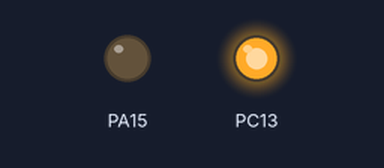
Bench run of a sketch on a simulated STM32 Blue Pill. Shown: output pins drawn as LEDs (lit = HIGH). The modem accepts every AT command (registered, SIM ready, sends succeed) and sends nothing else.

Above: at 0.1 s.
At 12.6 s:
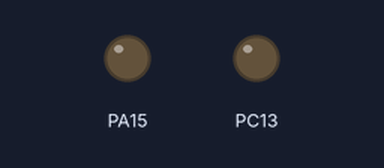
Timing chart, 0 to 14.1 s (numbered marks = the images above):
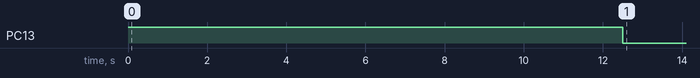

The sketch:

wifi-control.ino
```cpp
char SSID[]="sesrv";
char PASSWD[]="0434043402320232";
int state=0;
void connect()
{
  //Serial1.println("AT+RST");
  //delay(3000);
  Serial1.println("AT+CWMODE=1");
  delay(500);
  Serial1.print("AT+CWJAP=\"");
  Serial1.print(SSID);
  Serial1.print("\",\"");
  Serial1.print(PASSWD);
  Serial1.println("\"");
  delay(10000);
  Serial1.println("AT+CIFSR");
  delay(500);
  Serial1.println("AT+CIPMUX=1");
  delay(500);
  Serial1.println("AT+CIPSERVER=1,80");
  digitalWrite(PC13,LOW); // turn led on
  delay(500);

}
void setup()
{
  Serial1.begin(115200);  // esp
  while(!Serial1)
  {}
  pinMode(PC13,OUTPUT);
  pinMode(PA15, OUTPUT);
  digitalWrite(PC13,HIGH);
  digitalWrite(PA15,LOW);
  delay(1000);
  connect();

}
void changeState()
{
  state = !state;
  digitalWrite(PA15, state);
}
void ON()
{
  Timer1.setMode(TIMER_CH1, TIMER_OUTPUTCOMPARE);
  Timer1.setPeriod(500000);
  Timer1.attachInterrupt(TIMER_CH1, changeState);
}
void OFF()
{
  digitalWrite(PA15,LOW);
  Timer1.detachInterrupt(TIMER_CH1);
}
void loop()
{
  if(Serial1.available())
  {
    //Serial.write(Serial1.read());
    if(Serial1.find("GET /"))
    {
      String command;
      command = Serial1.readStringUntil(' ');
      if(command=="on")
        ON();
      if(command=="off")
        OFF();
    }
  }
}
```
